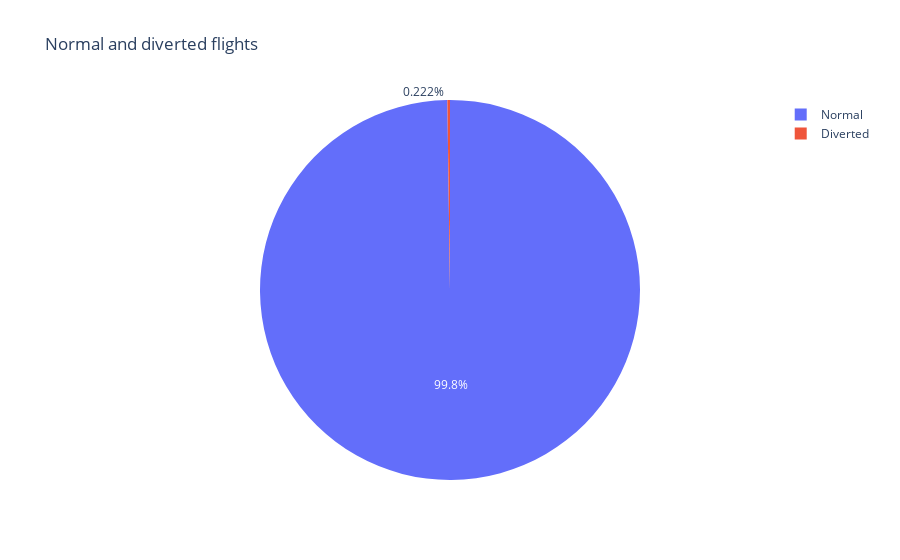

Notebook cell for this chart:
### Code cell
# plot normal and diverted flights as pie chart with percentages
fig = px.pie(names=['Normal', 'Diverted'], values=[normal, diverted], title='Normal and diverted flights')
fig.show()

### Figure 1 — Plotly figure (JSON) as saved in the notebook; plotly's stock layout.template omitted (floating-point values rounded to 4 significant figures)
{"data": [{"domain": {"x": [0, 1], "y": [0, 1]}, "hovertemplate": "label=%{label}<br>value=%{value}<extra></extra>", "labels": ["Normal", "Diverted"], "legendgroup": "", "name": "", "showlegend": true, "type": "pie", "values": [6355322, 14160]}], "layout": {"legend": {"tracegroupgap": 0}, "title": {"text": "Normal and diverted flights"}}}
